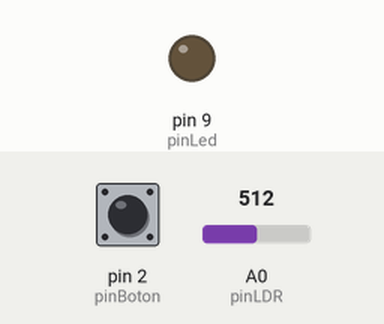
This sketch was run on a simulated Arduino Uno, built with avr-gcc and run on an emulated ATmega328P. On the bench: output pins drawn as LEDs (lit = HIGH). The inputs (shaded band) are chosen by the test bench; at power-on: pin 2 (pinBoton) LOW, A0 (pinLDR) = 512.

Above: at 1.2 s.
1.3 s: pin 2 (pinBoton) pulled HIGH for 0.15 s
At 2.4 s:
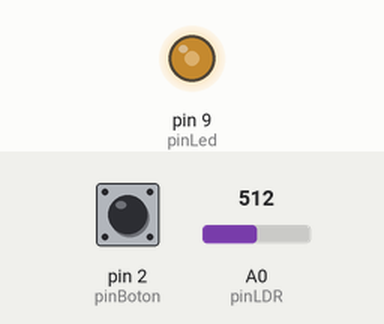
Timing chart, 0 to 4.3 s (numbered marks = the images above; inputs shaded):
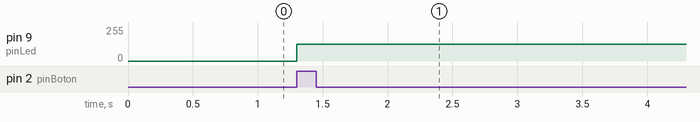

Measured:
- after the input at 1.3 s, pin 9 (pinLed): 0/255 → 127/255 at once

The sketch:

boton.y.ldr.ino
```cpp
int pinBoton = 2;
bool estadoBoton = 0;

int pinLed = 9;

int pinLDR = A0;
int valorLDR = 0;

int valorLed = 0;

void setup()
{
  pinMode(pinBoton, INPUT);
  pinMode(pinLed, OUTPUT);
}

void loop()
{
  estadoBoton = digitalRead(pinBoton);

  if (estadoBoton == HIGH) {

    valorLDR = analogRead(pinLDR) / 4;
    valorLed = 255 - valorLDR;
    analogWrite(pinLed, valorLed);
  }


  delay(100);
}
```
